Frame 1 (no input): blank canvas, image omitted
Frame 60 (no input): blank canvas, image omitted
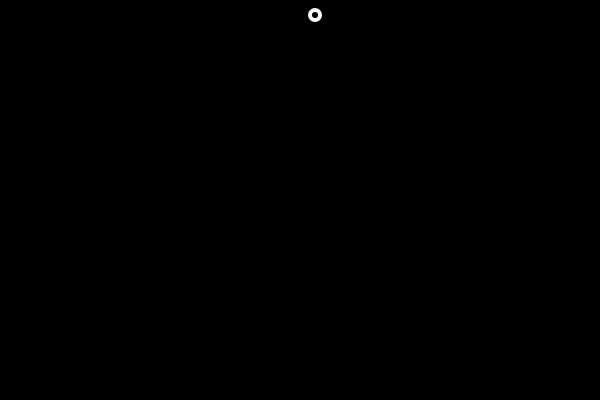
Frame 120 (the mouse pressed at the canvas centre since frame 60)

The p5.js sketch whose frames 1 and 60 were blank and that drew this single picture after the mouse press (run headless with seeded random() and noise() and a simulated clock; from frame 60 on, the mouse is pressed at the canvas centre):

// p5.js sketch
// ── sketch.js
var ball = {
    x: 300,
    y: 200,
    xspeed: 5,
    yspeed: 5,

    disp: function () {
        noFill();
        strokeWeight(4);
        stroke(255);
        ellipse(this.x, this.y, 10, 10);
    },

    move: function () {
        this.x = this.x + this.xspeed;
        this.y = this.y + this.yspeed;
    },

    bounce: function () {
        if (this.x > 600 || this.x < 0) {
            this.xspeed = -this.xspeed;
        }
        if (this.y > 400 || this.y < 0) {
            this.yspeed = -this.yspeed;
        }
    }
}

function setup() {
    createCanvas(600, 400);

}

function draw() {
    background(0);
    ball.disp();
    ball.move();
    ball.bounce();

}
